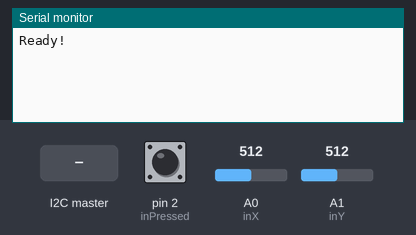
A sketch run on a simulated Arduino Uno, built with avr-gcc and run on an emulated ATmega328P. On the bench: the last lines printed to the serial monitor. The inputs (shaded band) are chosen by the test bench; at power-on: pin 2 (inPressed) HIGH, A0 (inX) = 512, A1 (inY) = 512.

Above: at 1.2 s.
1.3 s: the I2C master sends the byte 1
At 1.6 s:
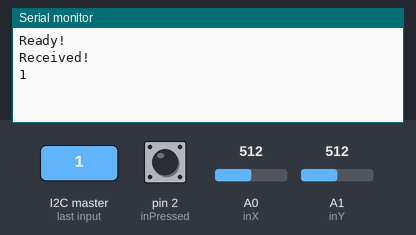
2.8 s: the I2C master sends the byte 0
At 4.0 s:
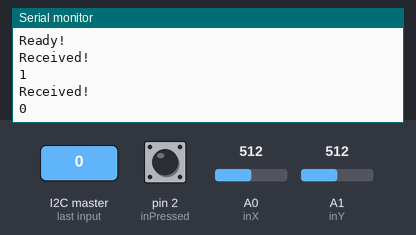

Measured:
- after the input at 1.3 s, the serial monitor: prints a new line at once (image 1)
- after the input at 2.8 s, the serial monitor: prints a new line at once (image 2)

The sketch:

Joystick_arduino.ino
```cpp
#include <Wire.h>
#define SLAVE_ADDRESS 0x04
#define inX A0 // analog input for x-axis
#define inY A1 // analog input for y-axis
#define inPressed 2 // input for detecting whether the joystick/button is pressed
int xValue = 0; // variable to store x value
int yValue = 0; // variable to store y value
int notPressed = 0; // variable to store the button's state => 1 if not pressed
int val, flag = 0;
byte data[5] = {0,0,0,0,0};

void setup()
{
  Serial.begin(9600); // start serial for output


  Wire.begin(SLAVE_ADDRESS);
  Wire.onReceive(receiveData);
  Wire.onRequest(sendData);


  pinMode(inX, INPUT); // setup x input
  pinMode(inY, INPUT); // setup y input
  pinMode(inPressed, INPUT_PULLUP); // we use a pullup-resistor for the button functionality

  Serial.println("Ready!");
}


void loop()
{
  xValue = analogRead(inX); // reading x value [range 0 -> 1023]
  yValue = analogRead(inY); // reading y value [range 0 -> 1023]
  notPressed = digitalRead(inPressed); // reading button state: 1 = not pressed, 0 = pressed

  data[0] = (byte)(xValue & 0xff);
  data[1] = (byte)((xValue >> 8) & 0xff);
  data[2] = (byte)(yValue & 0xff);
  data[3] = (byte)((yValue >> 8) & 0xff);
  data[4] = (byte) notPressed;
}


void receiveData(int byteCount)
{
  Serial.println("Received!");
  while (Wire.available() > 0)
  {
    val = Wire.read();  //On reçoit d'abord la longueur de la chaîne; cette fonction est appelée à nouveau avec le register

    Serial.println(val);
  }
}
// callback for sending data


void sendData()
{
  Serial.println("Request!");
  Wire.flush();
  Wire.write(data, sizeof(data));
}
```
